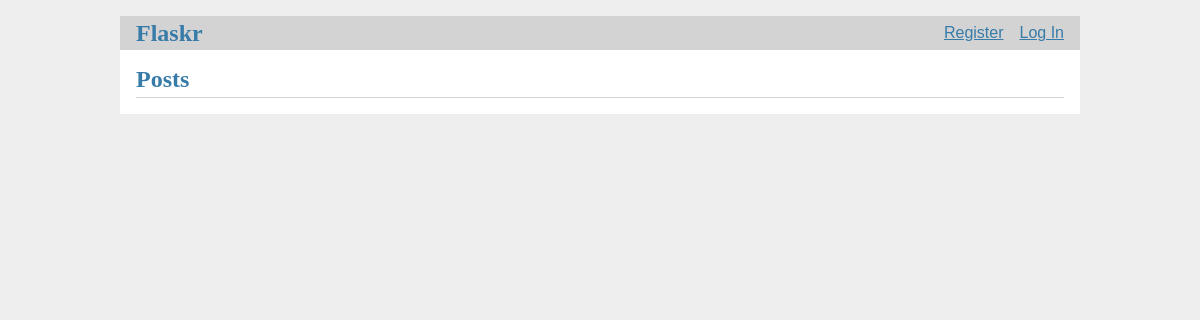
The app's page /, older data.
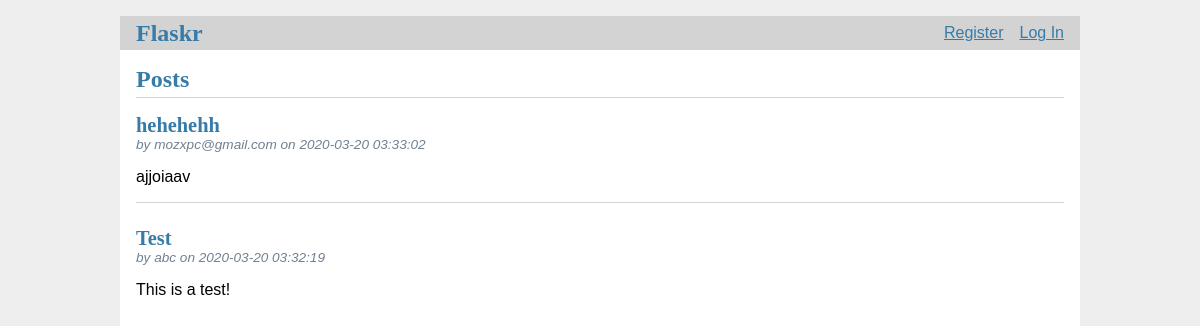
The same page, newer data.
### tables this page shows
CREATE TABLE post(
    id INTEGER PRIMARY KEY AUTOINCREMENT,
    author_id INTEGER NOT NULL,
    created TIMESTAMP NOT NULL DEFAULT CURRENT_TIMESTAMP,
    title TEXT NOT NULL,
    body TEXT NOT NULL,
FOREIGN KEY (author_id) REFERENCES user (id)
);

CREATE TABLE user(
    id INTEGER PRIMARY KEY AUTOINCREMENT,
    username TEXT UNIQUE NOT NULL,
    password TEXT NOT NULL
);

### flaskr/blog.py (the view)
@bp.route('/')
def index():
    db = get_db()
    posts = db.execute(
        'SELECT p.id, title, body, created, author_id, username'
        ' FROM post p JOIN user u ON p.author_id = u.id'
        ' ORDER BY created DESC'
    ).fetchall()
    return render_template('blog/index.html', posts=posts)

### flaskr/auth.py (called while the page is built)
@bp.before_app_request
def load_logged_in_user():
    user_id = session.get('user_id')
    if user_id is None:
        g.user = None
    else:
        g.user = get_db().execute(
            'SELECT * FROM user WHERE id = ?', (user_id,)
        ).fetchone()

### flaskr/db.py (called while the page is built)
def get_db():
    if 'db' not in g:
        g.db = sqlite3.connect(
            current_app.config['DATABASE'],
            detect_types=sqlite3.PARSE_DECLTYPES
        )
        g.db.row_factory = sqlite3.Row
    return g.db

### flaskr/templates/blog/index.html (shortened to what this page needs)
{% extends 'base.html' %}
{% block header %}
  <h1>{% block title %}Posts{% endblock %}</h1>
{% endblock %}
{% block content %}
  {% for post in posts %}
    <article class="post">
      <header>
        <div>
          <h1>{{ post['title'] }}</h1>
          <div class="about"> by {{ post['username'] }} on {{ post['created'].strftime('%Y-%m-%d %H:%M:%S') }}</div>
        </div>
      </header>
      <p class="body">{{ post['body'] }}</p>
    </article>
    {% if not loop.last %}
      <hr>
    {% endif %}
  {% endfor %}
{% endblock %}

Row changes from the older to the newer data that the page shows:
added post: title "hehehehh", username "mozxpc@gmail.com", created "2020-03-20 03:33:02", body "ajjoiaav"
added post: title "Test", username "abc", created "2020-03-20 03:32:19", body "This is a test!"
